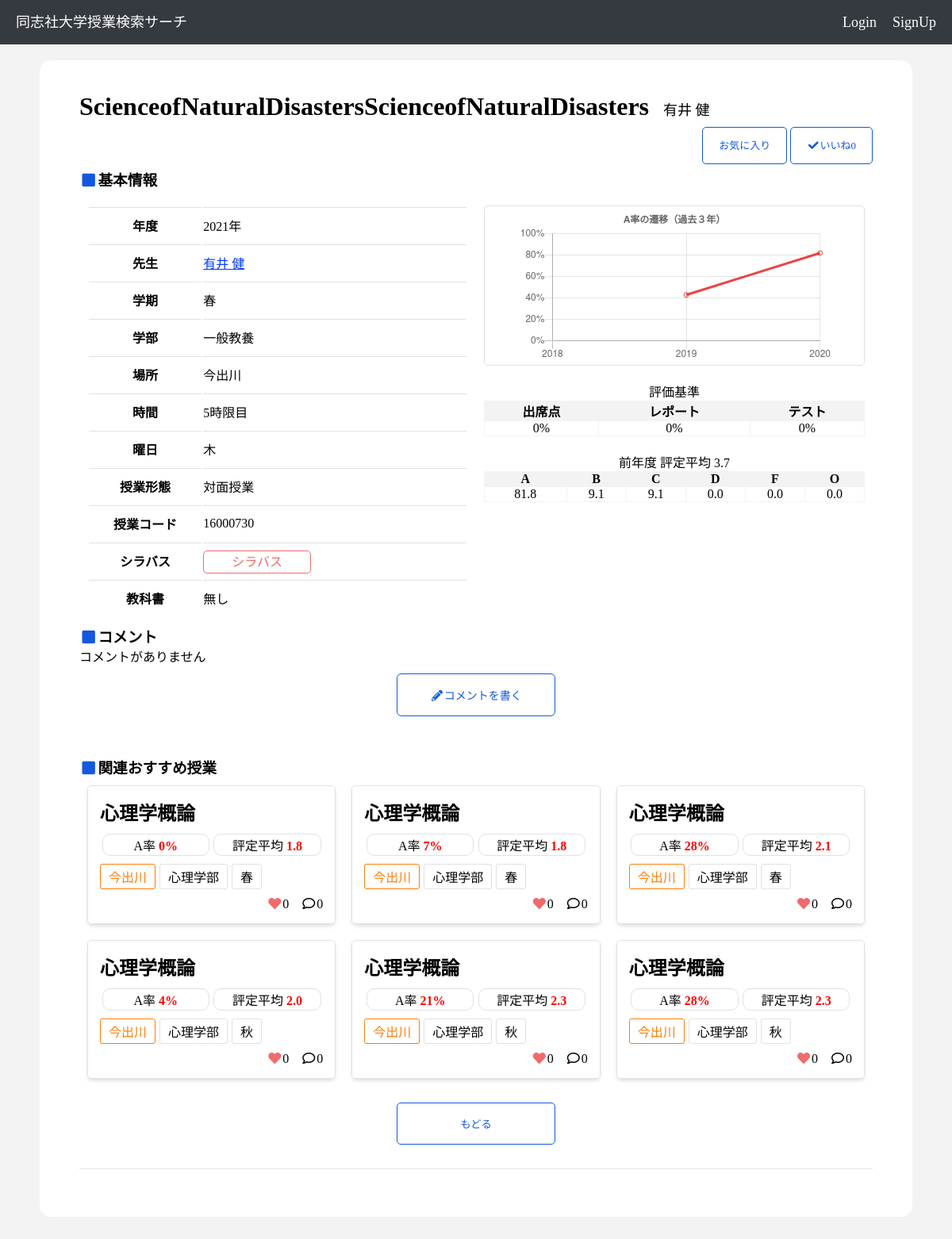
Page /class/470 on the earlier database version.
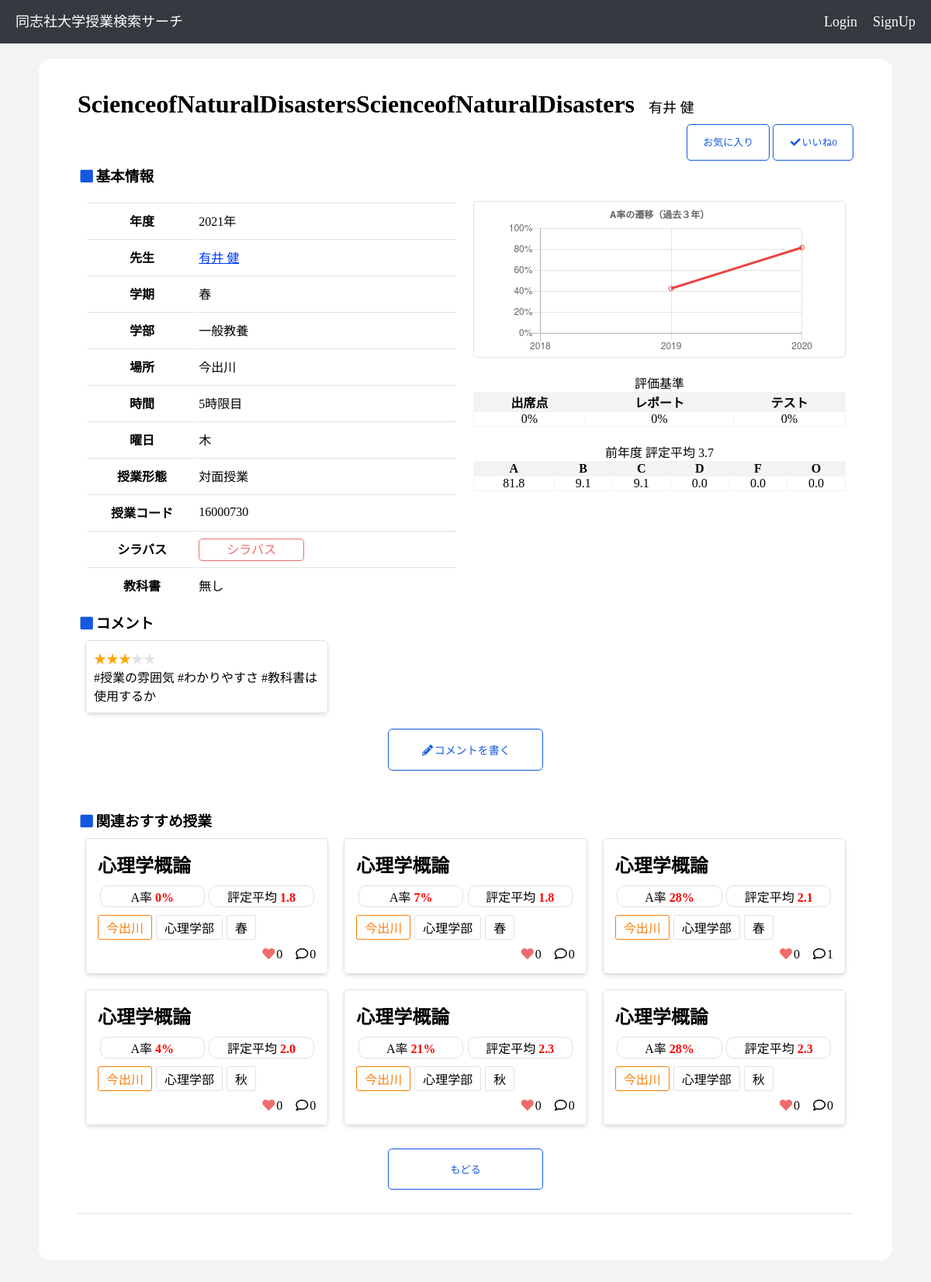
Same page on the later database version.
### dclass_application/models.py (models this page shows, shortened)
class Classes(models.Model):
    class_name = models.CharField(max_length=100)
    a_ratio = models.FloatField(default=0.0)
    b_ratio = models.FloatField(default=0.0)
    c_ratio = models.FloatField(default=0.0)
    d_ratio = models.FloatField(default=0.0)
    f_ratio = models.FloatField(default=0.0)
    o_ratio = models.FloatField(default=0.0)
    average_evaluation = models.FloatField(default=0.0)
    two_ago_a_ratio = models.FloatField(default=0.0)
    three_ago_a_ratio = models.FloatField(default=0.0)
    term = models.CharField(max_length=100)
    year = models.IntegerField(default=2021)
    place = models.CharField(max_length=100)
    class_form = models.CharField(max_length=100)
    day = models.CharField(max_length=100)
    time = models.CharField(max_length=100)
    favorite = models.IntegerField(default=0)
    textbook = models.CharField(max_length=100) #文字列でリスト代用
    code = models.CharField(max_length=100)
    faculty = models.CharField(max_length=100)
    teacher = models.CharField(max_length=100) #文字列でリストを代用
    syllabus_link = models.CharField(max_length=100)
    test_ratio = models.IntegerField(default=0)
    report_ratio = models.IntegerField(default=0)
    participation_ratio = models.IntegerField(default=0)
    comment_num = models.IntegerField(default=0)
    num_student = models.IntegerField(default=0)
    credit = models.IntegerField(default=0)
    def get_short_faculty(self):
        if self.faculty == 'グローバル・コミュニケーション学部': return 'グロコミ'
        if self.faculty == 'グローバル地域文化学部': return 'グロ地域'
        return self.faculty
    def get_modified_a_ratio(self):
        if self.a_ratio == -1: return '不明'
        return str(int(self.a_ratio))+'%'
    def get_a_ratios(self):
        a_ratios = [self.a_ratio, self.b_ratio, self.c_ratio, self.d_ratio, self.f_ratio, self.o_ratio]
        a_ratios = [a_ratio if a_ratio != -1 else '不明' for a_ratio in a_ratios]
        return a_ratios
    def get_modified_average_evaluation(self):
        if self.average_evaluation == -1.0: return '不明'
        return self.average_evaluation
    def get_teachers(self):
        return self.teacher.split('@')

class Comment(models.Model):
    text = models.TextField()
    cl = models.ForeignKey(Classes, on_delete=models.CASCADE)
    user = models.ForeignKey('accounts.CustomUser', on_delete=models.DO_NOTHING)
    star = models.IntegerField(default=0)
    created_at = models.DateTimeField(default=timezone.now)
    def get_star(self):
        return '★' * self.star
    def get_left_star(self):
        return '★' * (5 - self.star)

### dclass_application/views.py (the view)
# urls.py: path('class/<int:pk>', ClassView, name = 'class'),
def ClassView(request, pk):
    RELATED_CLASS_CNT = 6
    COMMENT_CNT = 6
    cl = Classes.objects.get(pk=pk)
    related_classs = Classes.objects.filter(place=cl.place)
    comments = Comment.objects.filter(cl=cl)
    params = {
        'cl': cl,
        'related_classes': related_classs[:RELATED_CLASS_CNT],
        'comments': comments[:COMMENT_CNT],
        'form': ClassSeachForm,
    }
    if request.user.is_authenticated:
        params['checked_favorite'] = request.user.favorite_class.filter(pk=pk).exists()
    return render(request, 'class.html', params)

### dclass_application/templates/class.html (shortened to what this page needs)
{% extends 'base.html' %}
{% load static %}
{% block css %}
    <link rel="stylesheet" href="{% static 'css/class.css' %}">
    <link rel="stylesheet" href="{% static 'css/_class_list.css' %}">
{% endblock css %}
{% block main %}
<div class="wrapper">
    <div class="class_title">
        <h1>{{ cl.class_name}}
        {% for teacher in cl.get_teachers %}
            <span class='teacher_span'>{{teacher | truncatechars:20}}</span>
        {% endfor %}
        </h1>
        <div class="share">
            <div class="share_right">
                {% if user.is_authenticated %}
                    {% if checked_favorite %}
                        <a class="favorite favorite_check" name="{{cl.id}}">お気に入り</a>
                    {% else %}
                        <a class="favorite" name="{{cl.id}}">お気に入り</a>
                    {% endif %}
                {% else %}
                    <a href={% url 'account_login' %} class="favorite">お気に入り</a>
                {% endif %}
                <a class="good" name="{{cl.id}}"><i class="fas fa-check fa-fw"></i>いいね<span class="good_cnt">{{cl.favorite}}</span></a>
            </div>
        </div>
    </div>
    <h3><i class="fas fa-square fa-fw my-blue"></i>基本情報</h3>
    <div class="class_show">
        <div class="class_show_left">
            <table class="basic_info">
                <tr>
                    <th>年度</th>
                    <td>{{ cl.year }}年</td>
                </tr>
                <tr>
                    <th>先生</th>
                    <td class="teacher">
                        <p class="teacher_link">{{ cl.teacher }}</p>
                    </td>
                </tr>
                <tr>
                    <th>学期</th>
                    <td>{{ cl.term }}</td>
                </tr>
                <tr>
                    <th>学部</th>
                    <td>{{ cl.faculty}}</td>
                </tr>
                <tr>
                    <th>場所</th>
                    <td>{{ cl.place}}</td>
                </tr>
                <tr>
                    <th>時間</th>
                    <td>{{ cl.time }}時限目</td>
                </tr>
                <tr>
                    <th>曜日</th>
                    <td>{{ cl.day }}</td>
                </tr>
                <tr>
                    <th>授業形態</th>
                    <td>{{cl.class_form}}</td>
                </tr>
                <tr>
                    <th>授業コード</th>
                    <td>{{cl.code}}</td>
                </tr>
                <tr>
                    <th>シラバス</th>
                    <td><a href="{{cl.syllabus_link}}" target="blank" class="syllabus">シラバス</a></td>
                </tr>
                <tr>
                    <th>教科書</th>
                    <td>
                        <div>{{cl.textbook}}</div>
                    </td>
                </tr>
            </table>
        </div>
        <div class="class_show_right">
            <div class="a_transition">
                <div class="a_chart">
                    <canvas id="chart"></canvas>
                </div>
            </div>
            <div class="evaluation_ratio">
                <table>
                    <caption>評価基準</caption>
                    <tr>
                        <th>出席点</th>
                        <th>レポート</th>
                        <th>テスト</th>
                    </tr>
                    <tr>
                        <td>{{cl.participation_ratio}}%</td>
                        <td>{{cl.report_ratio}}%</td>
                        <td>{{cl.test_ratio}}%</td>
                    </tr>
                </table>
            </div>
            <div class="evaluation_ratio">
                <table>
                    <caption>前年度 評定平均 {{cl.get_modified_average_evaluation}}</caption>
                    <tr>
                        <th>A</th>
                        <th>B</th>
                        <th>C</th>
                        <th>D</th>
                        <th>F</th>
                        <th>O</th>
                    </tr>
                    <tr>
                        {% for ratio in cl.get_a_ratios %}
                            <td>{{ratio}}</td>
                        {% endfor %}
                    </tr>
                </table>
            </div>
        </div>
    </div>
    <div class="profile_comment">
        <h3><i class="fas fa-square fa-fw my-blue"></i>コメント</h3>
        <div class="comment_w">
            {% for comment in comments %}
                <div class="comment_result">
                    <div class="comment_result_content">
                        <span class="star">{{comment.get_star}}</span><span class="my-gray">{{comment.get_left_star}}</span>
                        <p>{{comment.text}}</p>
                    </div>
                </div>
            {% empty %}
                <p>コメントがありません</p>
            {% endfor %}
        </div>
        <div class="comment_btn">
            {% if user.is_authenticated %}
                <a href={% url 'add_comment' cl.id %}><i class="fas fa-pencil-alt fa-fw"></i>コメントを書く</a>
            {% else %}
                <a href={% url 'account_login' %}><i class="fas fa-pencil-alt fa-fw"></i>コメントを書く</a>
            {% endif %}
        </div>
    </div>
    <div class="related_recommend">
        <h3><i class="fas fa-square fa-fw my-blue"></i>関連おすすめ授業</h3>
        <div class="class_w">
            {% for cl in related_classes %}
                {% include "_class_list.html" %}
            {% empty %}
                <p>おすすめの授業はありません</p>
            {% endfor %}
        </div>
    </div>
    <div class="class_back_btn">
        <form action="{{request.META.HTTP_REFERER}}" method = "get">
            <input type="submit" value="もどる">
        </form>
    </div>
    <div class="class_footer">
    </div>
</div>
{% endblock main %}

### dclass_application/templates/base.html (shortened to what this page needs)
{% load static %}
<!DOCTYPE html>
<html lang="ja">
<head>
    {% block css %}
    {% endblock css %}
    <link rel="stylesheet" href="{% static 'css/main.css' %}">
    <link rel="stylesheet" href="{% static 'css/_header.css' %}">
    <link href="https://use.fontawesome.com/releases/v5.6.1/css/all.css" rel="stylesheet">
</head>
<body>
{% include "_header.html" %}
<div class="main">
    {% block main %}
    {% endblock main %}
</div>
</body>
</html>

### dclass_application/templates/_header.html
<header>
    <ul>
        <div class="header_left">
            <li><a href={% url 'index' %}>同志社大学授業検索サーチ</a></li>
        </div>
        <div class="header_right">
            {% if user.is_authenticated %}
                <li><a href={% url 'profile' %}>Profile</a></li>
                <li><a href={% url 'account_logout' %}>Logout</a></li>
            {% else %}
                <li><a href={% url 'account_login' %}>Login</a>
                <li><a href={% url 'account_signup' %}>SignUp</a></li>
            {% endif %}
        </div>
    </ul>
</header>

### dclass_application/templates/_class_list.html
<div class="class_result">
    <a href="{% url 'class' cl.id %}">
        <div class="class_result_content">
            <ul>
                <li class="class_result_title">
                    <h2>{{ cl.class_name | truncatechars:10 }}</h2>
                </li>
                <li>
                    <p class="class_a_average_evaluation">A率 <span class="score">{{cl.get_modified_a_ratio}}</span></p>
                    <p class="class_a_average_evaluation">評定平均 <span class="score">{{cl.get_modified_average_evaluation}}</span></p>
                </li>
                <li>
                    {% if cl.place == "今出川" %}
                        <p class="tag imadegawa_tag">{{ cl.place }}</p>
                    {% else %}
                        <p class="tag kyoutanabe_tag">{{ cl.place }}</p>
                    {% endif %}
                    <p class="tag faculty_tag">{{ cl.get_short_faculty }}</p>
                    <p class="tag">{{ cl.term }}</p>
                </li>
                <li>
                    <p><i class="fas fa-heart fa-fw my-pink"></i>{{ cl.favorite }}</p>
                    <p><i class="far fa-comment fa-fw"></i>{{cl.comment_num}}</p>
                </li>
            </ul>
        </div>
    </a>
</div>

### dclass_application/static/css/class.css (style rules this page uses)
.a_chart { margin: 0 auto; width: 400px; }
.favorite { color: var(--my-blue); border: 1px solid var(--my-blue); box-sizing: border-box; height: 25px; border-radius: 5px; padding: 15px 20px; font-size: 13px; cursor: pointer; }
.good { height: 25px; border-radius: 5px; padding: 15px 20px; font-size: 13px; border: 1px solid var(--my-blue); color: var(--my-blue); cursor: pointer; }
.related_recommend { margin-top: 50px; }
.syllabus { padding: 5px 35px; width: 100%; border: 1px solid var(--my-pink); color: var(--my-pink); box-sizing: border-box; border-radius: 5px; }
.comment_btn { text-align: center; margin-top: 10px; }
.comment_btn a { color: var(--my-blue); padding: 16px 20px; font-size: 14px; border-radius: 6px; border: 1px solid var(--my-blue); width: 200px; margin: 0 auto; display: block; box-sizing: border-box; }
.class_footer { border-top: 1px solid var(--my-gray); margin-top: 30px; padding-top: 20px; display: flex; }
.class_back_btn { margin-top: 20px; text-align: center; }
.class_back_btn input { padding: 16px 20px; border-radius: 5px; border: 1px solid var(--my-blue); cursor: pointer; background-color: white; color: var(--my-blue); width: 200px; box-sizing: border-box; }
.teacher_link { cursor: pointer; text-decoration: underline; color: rgb(0, 60, 255); }

### dclass_application/static/css/_class_list.css (style rules this page uses)
.class_result_content { padding: 15px; box-sizing: border-box; }
.class_result_content ul li { display: flex; flex-wrap: nowrap; }
.class_result_content ul li:not(:last-child) { padding-bottom: 10px; }
.class_result_content ul li:last-child { justify-content: flex-end; }
.class_result_content ul li:last-child p { margin-left: 15px; }
.class_result { width: calc(calc(100% - 60px)/3); box-sizing: border-box; border: 1px solid var(--my-gray); border-radius: 5px; margin: 10px 10px; box-shadow: 0 3px 6px -2px #000a3c33; transition: box-shadow .2s; }
.class_result_title { align-items: flex-end; }
.evaluation_ratio { width: 100%; box-sizing: border-box; margin-bottom: 20px; }
.evaluation_ratio table { width: 100%; text-align: center; border-collapse: collapse; border-radius: 5px; }
.evaluation_ratio table th { border: solid 1px var(--my-light-gray); background-color: var(--my-light-gray); }
.evaluation_ratio table td { border: solid 1px var(--my-light-gray); }
.class_show { display: flex; flex-wrap: wrap; margin-top: 10px; }
.class_show_left { width: 50%; padding: 10px; box-sizing: border-box; }
.class_show_right { width: 50%; padding: 10px; box-sizing: border-box; }
.a_transition { width: 100%; border: 1px solid var(--my-gray); border-radius: 5px; box-sizing: border-box; margin-bottom: 20px; }
.basic_info { width: 100%; }
.basic_info th { border-top: 1px solid var(--my-gray); box-sizing: border-box; padding: 10px 0px; width: 30%; }
.basic_info td { border-top: 1px solid var(--my-gray); padding: 10px 0px; box-sizing: border-box; }
.tag { border-radius: 3px; box-sizing: border-box; border: 1px solid var(--my-gray); padding: 3px 10px; max-width: 50%; }
.tag:not(:last-child) { margin-right: 5px; }
.imadegawa_tag { background-color:white; border: 1px solid #fd7e08; color: #fd7e08; }
.class_a_average_evaluation { width: 48%; box-sizing: border-box; padding: 1px 12px; margin: 0 1%; border-radius: 10px; border: 1px solid var(--my-gray); color: black; text-align: center; }
.score { color: red; font-weight: bold; }

### dclass_application/static/css/_header.css (style rules this page uses)
.header_right { margin-left: auto; display: flex; }
header { padding: 8px 10px; font-size: 18px; }
header li { padding: 0 10px; box-sizing: border-box; }
header a { color: white; }
header ul { display: flex; }

Differences in the rows shown:
added Comment: get_star "★★★", get_left_star "★★", text "#授業の雰囲気 #わかりやすさ #教科書は使用するか"
changed Classes (number 4 of 7 on the later page): comment_num "0" → "1"
Other differences:
text no longer shown: "コメントがありません"
